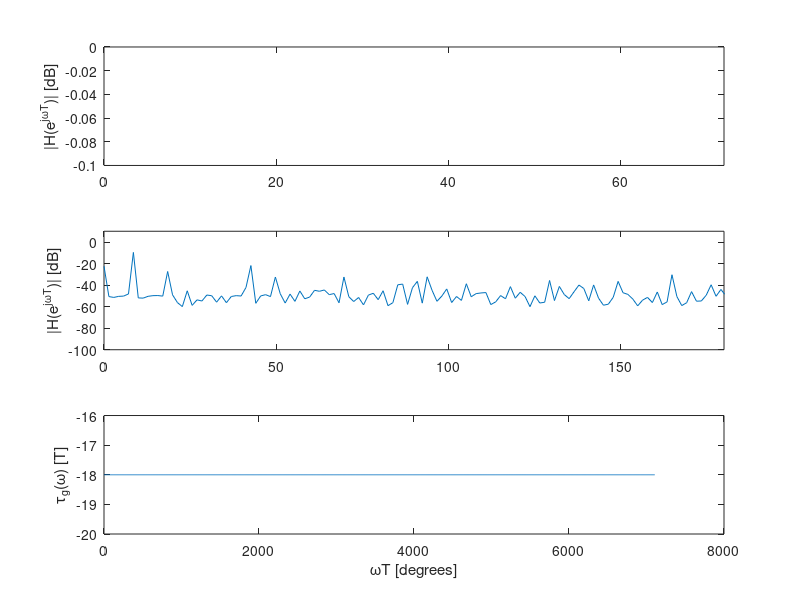
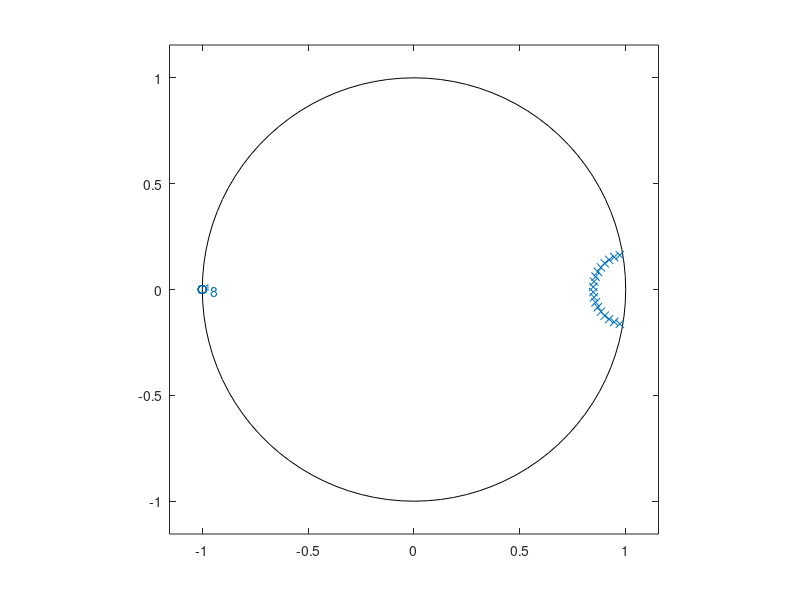
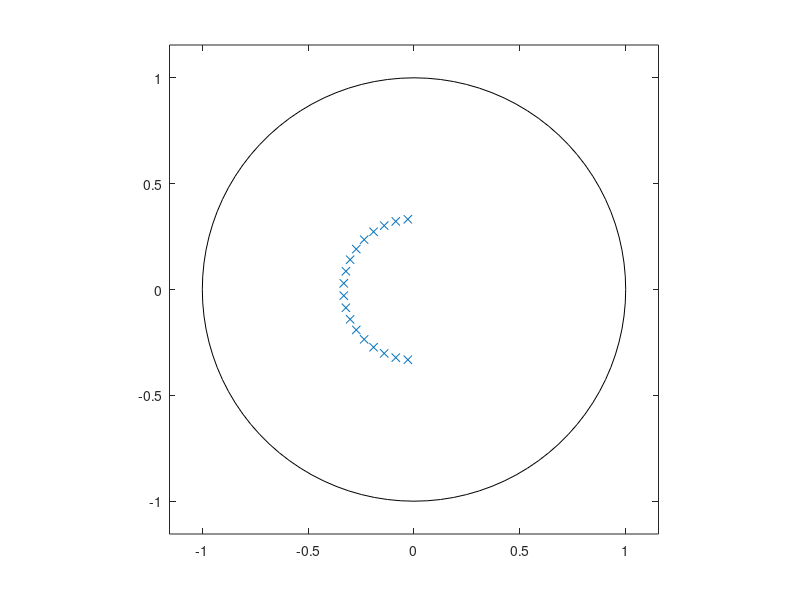

Source code (MATLAB) for these figures, in order:
% Requirements for the lowpass filter
% Filter 1
wc=0.3;
ws=0.5;
Amax=0.1;
Amin=60;

% Filter 2
% wc=0.3;
% ws=0.5;
% Amax=0.01;
% Amin=80;

% Filter 3
% wc=0.45;
% ws=0.5;
% Amax=0.1;
% Amin=60;

% Synthesis of the Butterworth filter
[N,Wn]=buttord(wc,ws,Amax,Amin,'s');
[Z,P,G]=buttap(N);
epsilon=sqrt(10^(0.1*Amax)-1);
w0p=wc*epsilon^(-1/N);
P=P*w0p;
G=G*w0p^N;

% Synthesis of the Chebyshev-I filter
% [N,Wn]=cheb1ord(wc,ws,Amax,Amin,'s');
% [Z,P,G]=cheb1ap(N,Amax);
% P=P*wc;
% G=G*wc^N;

% Synthesis of the Chebyshev-II filter
% [N,Wn]=cheb2ord(wc,ws,Amax,Amin,'s');
% [Z,P,G]=cheb2ap(N,Amin);
% Z=Z*ws;
% P=P*ws;
% G=G*ws^(length(P)-length(Z));

% Synthesis of the Cauer filter
% [N,Wn]=ellipord(wc,ws,Amax,Amin,'s');
% [Z,P,G]=ellipap(N,Amax,Amin);
% Z=Z*wc;
% P=P*wc;
% G=G*wc^(length(P)-length(Z));

[Zd,Pd,Gd] = bilinear(Z,P,G,0.5);

wT = linspace(0,pi,5000);
[N,D] = zp2tf(Zd,Pd,Gd);
[H,wT] = freqz(N,D,wT);
magdB = 20*log10(abs(H));
[gd,wT] = grpdelay(N,D,wT);

figure; 
subplot(3,1,1);
plot(wT*180/pi,magdB);
axis([0 72 -0.1 0.0]);
ylabel('|H(e^j^\omega^T)| [dB]');
subplot(3,1,2);
plot(wT*180/pi,magdB);
axis([0 180 -100 10]);
ylabel('|H(e^j^\omega^T)| [dB]');
subplot(3,1,3);
plot(wT*180/pi,gd);
xlabel('\omegaT [degrees]');
ylabel('\tau_g(\omega) [T]');

figure;
zplane(Zd, Pd);
grid;

figure;
zplane(Z, P);
grid;